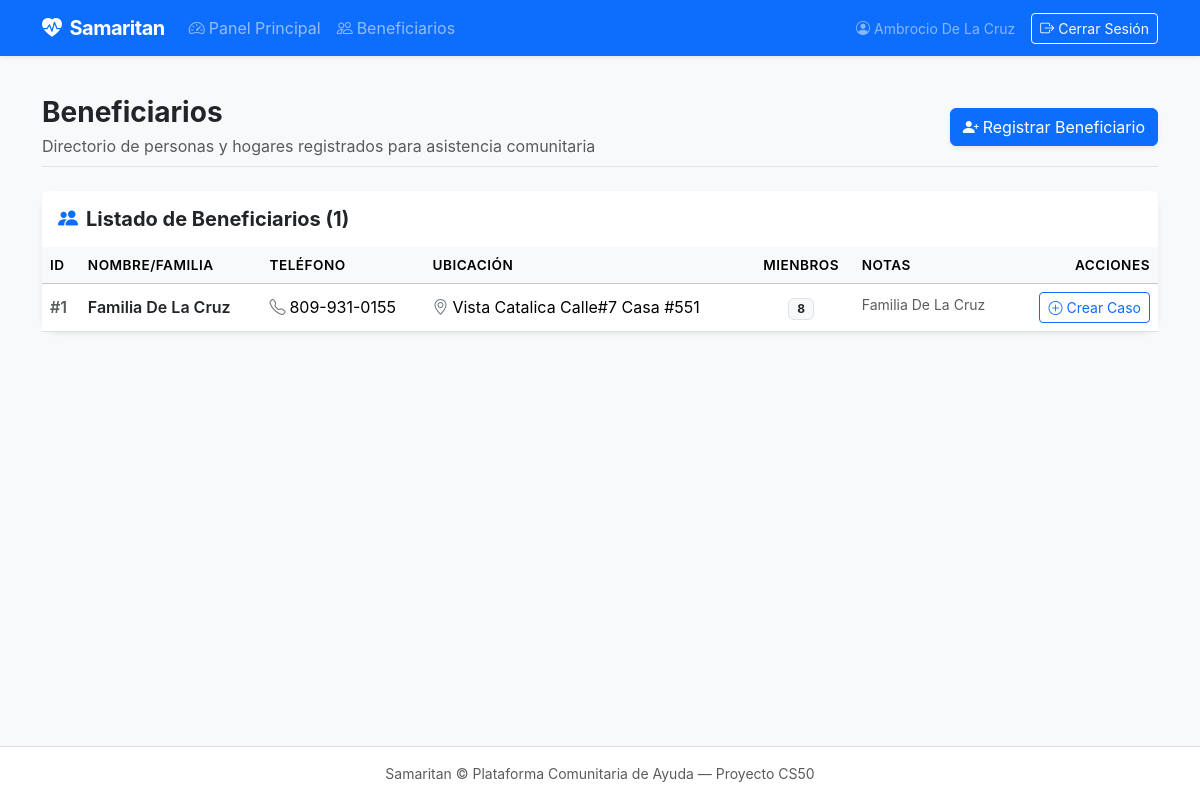
Page /beneficiaries (signed in) on the earlier database version.
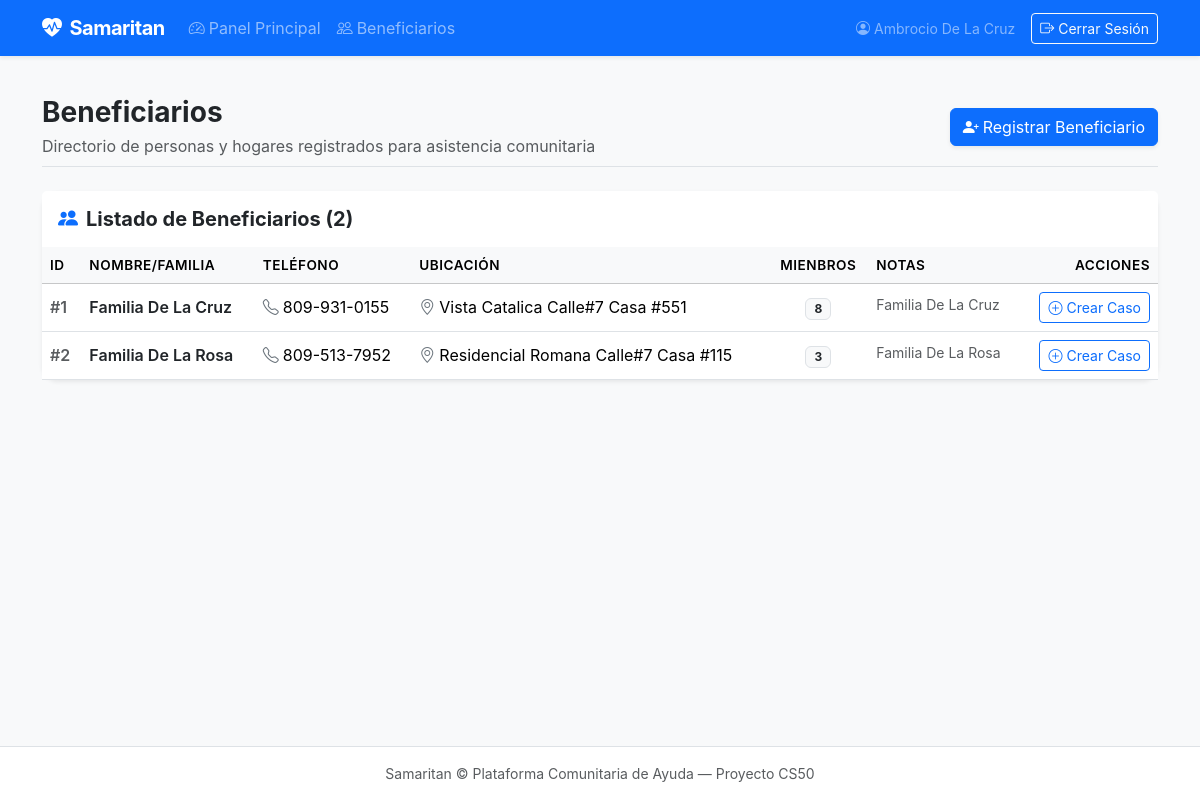
Same page on the later database version.
### tables this page shows
CREATE TABLE beneficiaries (
    id INTEGER PRIMARY KEY AUTOINCREMENT,
    name TEXT NOT NULL,
    phone TEXT,
    location TEXT,
    household_size INTEGER DEFAULT 1,
    notes TEXT,
    created_at TIMESTAMP DEFAULT CURRENT_TIMESTAMP
);

### app.py (the view, shortened to what this page needs)
@app.route("/beneficiaries", methods=["GET", "POST"])
@login_required
def beneficiaries():
  with get_db() as conn:
    all_beneficiaries = conn.execute("SELECT * FROM beneficiaries ORDER BY name ASC").fetchall()
  return render_template("beneficiaries.html", beneficiaries=all_beneficiaries)

### app.py (called while the page is built)
@app.after_request
def after_request(response):
    response.headers["Cache-Control"] = "no-cache, no-store, must-revalidate"
    response.headers["Expires"] = 0
    response.headers["Pragma"] = "no-cache"
    return response

### db.py (called while the page is built)
def get_db():
  if "db" not in g:
    g.db = sqlite3.connect(
      current_app.config["DATABASE"],
      detect_types=sqlite3.PARSE_DECLTYPES
    )
    g.db.row_factory = sqlite3.Row
  return g.db

def login_required(f):
  @wraps(f)
  def wrapper(*args, **kwargs):
    if session.get("user_id") is None:
      return redirect("/login")
    return f(*args, **kwargs)
  return wrapper

### templates/beneficiaries.html (shortened to what this page needs)
{% extends "layout.html" %}
{% block main %}
<div class="d-flex flex-column flex-md-row justify-content-between align-items-md-center mb-4 pb-2 border-bottom">
  <div>
    <h1 class="h3 fw-bold mb-1">Beneficiarios</h1>
    <p class="text-muted mb-0">Directorio de personas y hogares registrados para asistencia comunitaria</p>
  </div>
  <div class="mt-3 mt-md-0">
    <button class="btn btn-primary shadow-sm" type="button" data-bs-toggle="collapse" data-bs-target="#newBeneficiaryCollapse" aria-expanded="false" aria-controls="newBeneficiaryCollapse">
      <i class="bi bi-person-plus-fill me-1"></i>Registrar Beneficiario
    </button>
  </div>
</div>
<div class="card border-0 shadow-sm rounded-4">
  <div class="card-header bg-white py-3 border-0 d-flex justify-content-between align-items-center">
    <h5 class="fw-bold mb-0"><i class="bi bi-people-fill me-2 text-primary"></i>Listado de Beneficiarios ({{ beneficiaries | length }})</h5>
  </div>
  <div class="table-responsive">
    <table class="table table-hover align-middle mb-0">
      <thead class="table-light">
        <tr>
          <th scope="col">ID</th>
          <th scope="col">NOMBRE/FAMILIA</th>
          <th scope="col">TELÉFONO</th>
          <th scope="col">UBICACIÓN</th>
          <th scope="col" class="text-center">MIENBROS</th>
          <th scope="col">NOTAS</th>
          <th scope="col" class="text-end">ACCIONES</th>
        </tr>
      </thead>
      <tbody>
        {% if beneficiaries %}
            {% for b in beneficiaries %}
                <tr>
                    <td class="text-muted fw-semibold">#{{ b.id }}</td>
                    <td class="fw-semibold text-dark">{{ b.name }}</td>
                    <td>
                        {% if b.phone %}
                            <i class="bi bi-telephone me-1 text-secondary"></i>{{ b.phone }}
                        {% else %}
                            <span class="text-muted fst-italic">N/A</span>
                        {% endif %}
                    </td>
                    <td>
                        {% if b.location %}
                            <i class="bi bi-geo-alt me-1 text-secondary"></i>{{ b.location }}
                        {% else %}
                            <span class="text-muted fst-italic">N/A</span>
                        {% endif %}
                    </td>
                    <td class="text-center">
                        <span class="badge bg-light text-dark border px-2 py-1">
                            {{ b.household_size or 1 }}
                        </span>
                    </td>
                    <td>
                        <span class="small text-muted text-truncate d-inline-block" style="max-width: 200px;">
                            {{ b.notes if b.notes else '-' }}
                        </span>
                    </td>
                    <td class="text-end">
                        <a href="/cases/new?beneficiary_id={{ b.id }}" class="btn btn-outline-primary btn-sm" title="Crear caso para esta familia">
                            <i class="bi bi-plus-circle me-1"></i>Crear Caso
                        </a>
                    </td>
                </tr>
            {% endfor %}
        {% endif %}
      </tbody>
    </table>
  </div>
</div>
{% endblock %}

Differences in the rows shown:
added beneficiaries: id "2", name "Familia De La Rosa", phone "809-513-7952", location "Residencial Romana Calle#7 Casa #115", household_size "3", notes "Familia De La Rosa"
Other differences:
{{ beneficiaries | length }}: "1" → "2"
